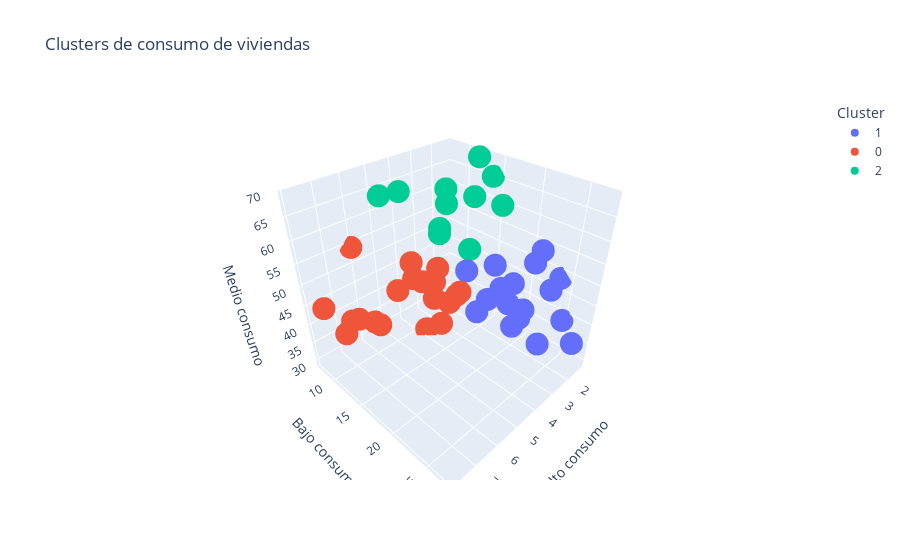

Notebook source saved alongside this figure:
### Code cell
k = 3

kmeans = KMeans(n_clusters=k, init='k-means++', max_iter=300, n_init=10, random_state=0)
kmeans.fit(X_scaled)

h2_df['Cluster'] = kmeans.labels_
h2_df['Cluster'] = h2_df['Cluster'].astype('category')

# Visualizacion 3D de los clusters
from plotly import express as px

fig = px.scatter_3d(
    h2_df, x='Indice de viviendas alto consumo', y='Indice de viviendas bajo consumo', z='Indice de viviendas medio consumo',
    color='Cluster', color_continuous_scale='viridis',
    title='Clusters de consumo de viviendas',
    labels={'Indice de viviendas alto consumo': 'Alto consumo', 'Indice de viviendas bajo consumo': 'Bajo consumo', 'Indice de viviendas medio consumo': 'Medio consumo'},
    hover_data={'Provincias': True}
)
fig.show()

### Figure 1 — Plotly figure (JSON) as saved in the notebook; plotly's stock layout.template omitted (floating-point values rounded to 4 significant figures)
{"data": [{"customdata": [["Albacete"], ["Burgos"], ["Cantabria"], ["Castellón/Castelló"], ["Cuenca"], ["Cáceres"], ["Huelva"], ["Huesca"], ["León"], ["Palencia"], ["Rioja, La"], ["Salamanca"], ["Segovia"], ["Soria"], ["Teruel"], ["Zamora"], ["Ávila"]], "hovertemplate": "Cluster=1<br>Alto consumo=%{x}<br>Bajo consumo=%{y}<br>Medio consumo=%{z}<br>Provincias=%{customdata[0]}<extra></extra>", "legendgroup": "1", "marker": {"color": "#636efa", "symbol": "circle"}, "mode": "markers", "name": "1", "scene": "scene", "showlegend": true, "type": "scatter3d", "x": [3.41, 1.598, 1.756, 2.904, 2.781, 3.171, 2.61, 2.78, 2.142, 1.232, 1.365, 2.535, 3.152, 1.333, 2.463, 2.329, 1.903], "y": [16.46, 23.52, 21.54, 21.02, 21.49, 18.86, 18.29, 22.68, 18.21, 23.83, 21.52, 20.65, 17.41, 24.95, 24.34, 21.36, 27.37], "z": [49.56, 46.27, 51.62, 44.19, 38.25, 43.89, 50.46, 43.99, 43.09, 48.51, 53.59, 47.84, 38.9, 38.87, 35.56, 38.76, 37.44]}, {"customdata": [["Alicante/Alacant"], ["Almería"], ["Badajoz"], ["Ciudad Real"], ["Coruña, A"], ["Córdoba"], ["Girona"], ["Granada"], ["Guadalajara"], ["Jaén"], ["Lleida"], ["Lugo"], ["Murcia"], ["Málaga"], ["Ourense"], ["Pontevedra"], ["Sevilla"], ["Tarragona"], ["Toledo"]], "hovertemplate": "Cluster=0<br>Alto consumo=%{x}<br>Bajo consumo=%{y}<br>Medio consumo=%{z}<br>Provincias=%{customdata[0]}<extra></extra>", "legendgroup": "0", "marker": {"color": "#EF553B", "symbol": "circle"}, "mode": "markers", "name": "0", "scene": "scene", "showlegend": true, "type": "scatter3d", "x": [4.044, 4.28, 4.018, 5.967, 7.367, 7.887, 4.949, 4.736, 3.692, 7.246, 4.985, 3.734, 5.769, 4.659, 3.858, 6.785, 6.092, 4.543, 6.573], "y": [17.32, 14.25, 13.95, 10.83, 10.69, 9.88, 16.33, 13.84, 15.86, 11.63, 13.38, 13.53, 13.66, 11.93, 11.28, 10.63, 7.555, 17.26, 12.56], "z": [46.87, 47.13, 49.57, 37.27, 39.59, 46.95, 47.05, 48.07, 43.57, 43.66, 49.11, 33.13, 48.75, 50.85, 29.2, 41.4, 54.45, 45.73, 42.17]}, {"customdata": [["Araba/Álava"], ["Asturias"], ["Barcelona"], ["Bizkaia"], ["Cádiz"], ["Gipuzkoa"], ["Madrid"], ["Navarra"], ["Valencia/València"], ["Valladolid"], ["Zaragoza"]], "hovertemplate": "Cluster=2<br>Alto consumo=%{x}<br>Bajo consumo=%{y}<br>Medio consumo=%{z}<br>Provincias=%{customdata[0]}<extra></extra>", "legendgroup": "2", "marker": {"color": "#00cc96", "symbol": "circle"}, "mode": "markers", "name": "2", "scene": "scene", "showlegend": true, "type": "scatter3d", "x": [1.313, 2.967, 4.062, 1.379, 3.484, 2.952, 4.87, 1.991, 3.515, 1.591, 2.73], "y": [14.2, 15.59, 8.325, 12.34, 12.67, 12.01, 8.136, 13.46, 12.73, 16.36, 11.42], "z": [65.47, 52.93, 63.46, 68.84, 56.85, 64.28, 63.89, 61.7, 55.73, 60.8, 60.18]}], "layout": {"legend": {"title": {"text": "Cluster"}, "tracegroupgap": 0}, "scene": {"domain": {"x": [0, 1], "y": [0, 1]}, "xaxis": {"title": {"text": "Alto consumo"}}, "yaxis": {"title": {"text": "Bajo consumo"}}, "zaxis": {"title": {"text": "Medio consumo"}}}, "title": {"text": "Clusters de consumo de viviendas"}}}
